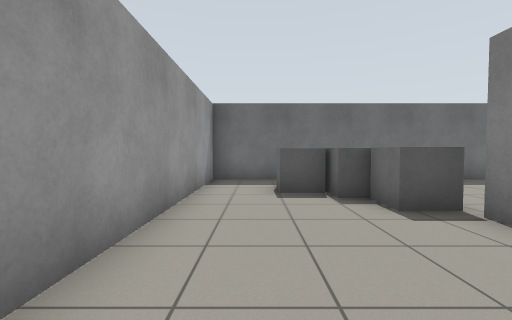
view 1 (above)

21 first-person views from a walk through a robot-simulator world made for Gazebo. The camera is 0.94 m above the floor, tilts 2° down and sees 90° across. The floor is counted in squares, 1 m on a side. Each view is taken from the middle of a square. On the plan, view 1 faces up. The plan holds only what a view shows up to about 10 squares ahead; the rest is blank.

view 2
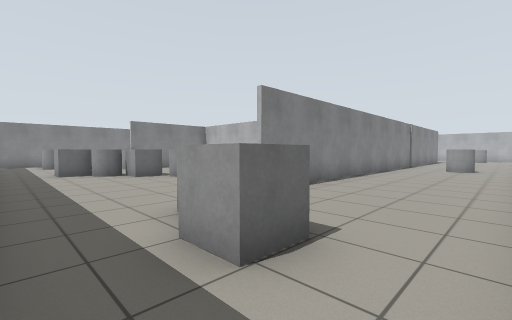

view 3
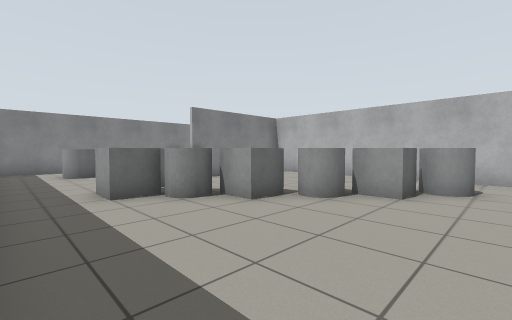

view 4
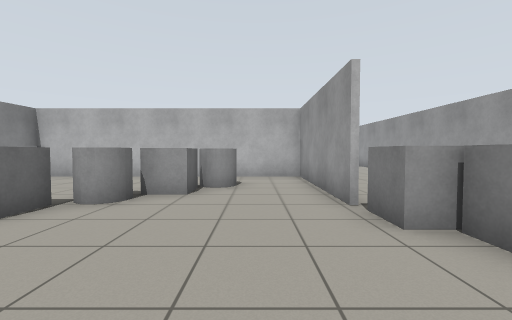

view 5
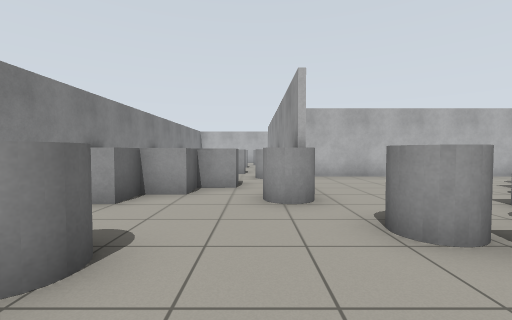

view 6
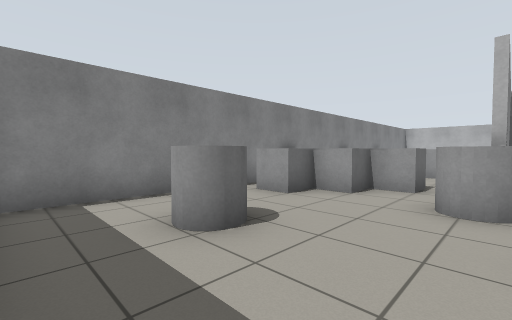

view 7
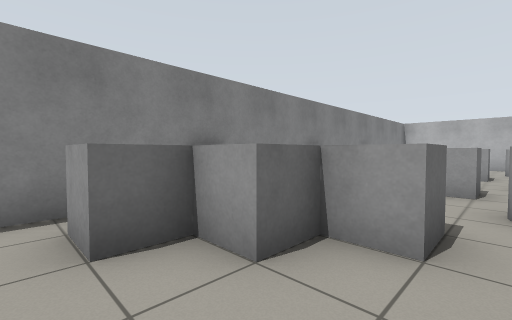

view 8
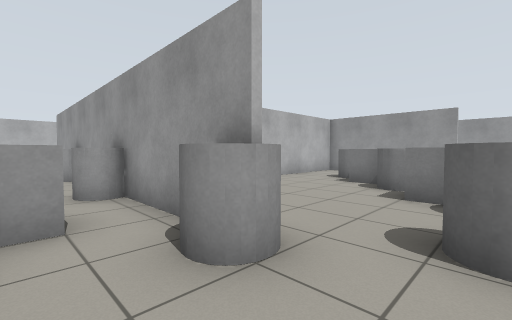

view 9
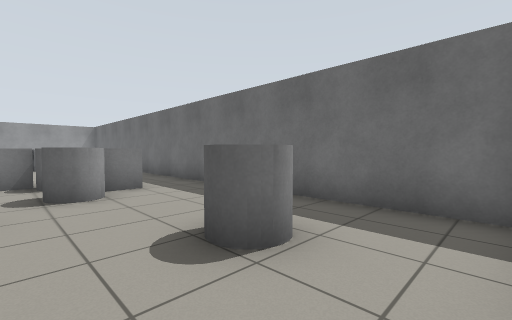

view 10
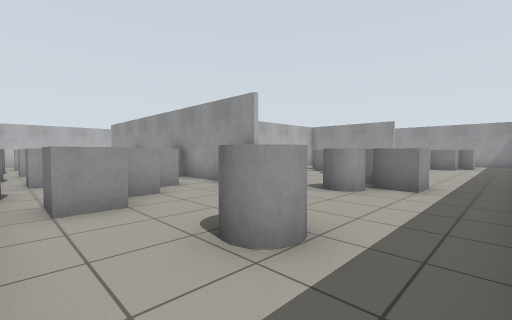

view 11
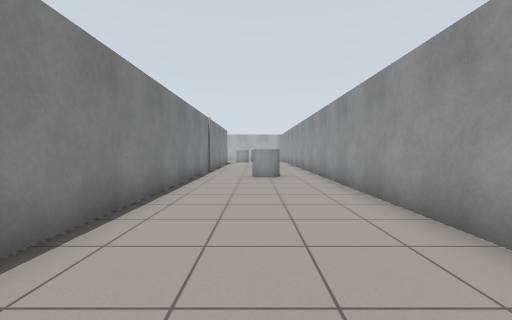

view 12
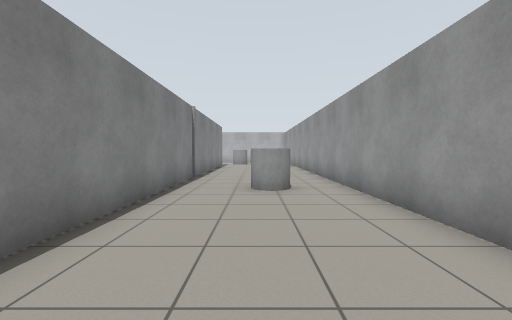

view 13
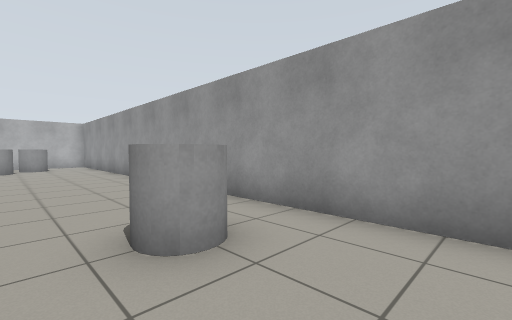

view 14
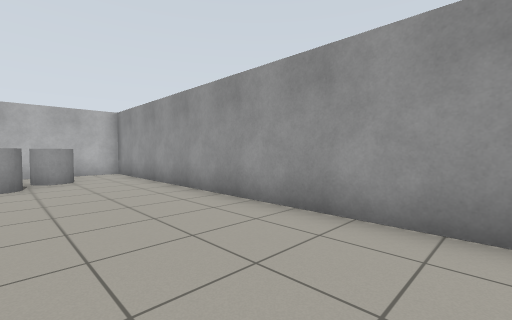

view 15
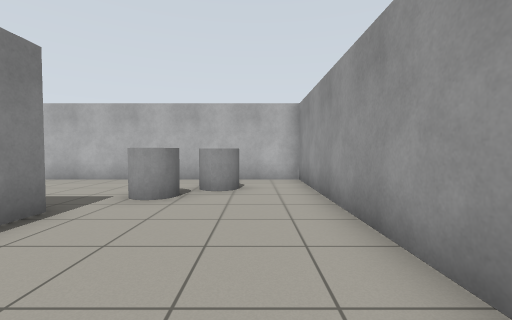

view 16
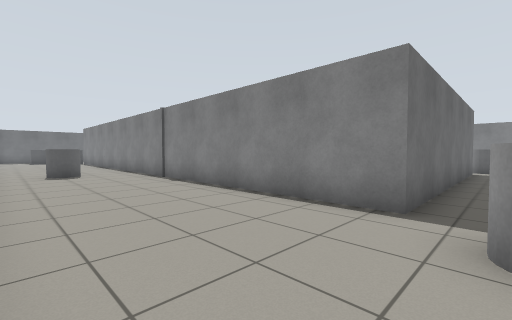

view 17
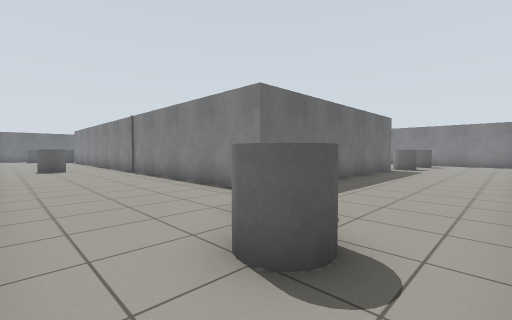

view 18
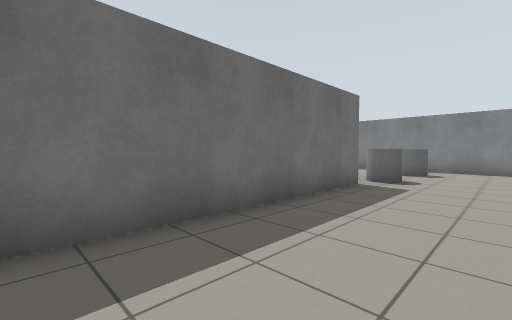

view 19
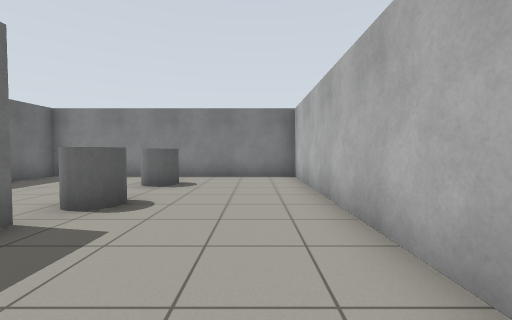

view 20
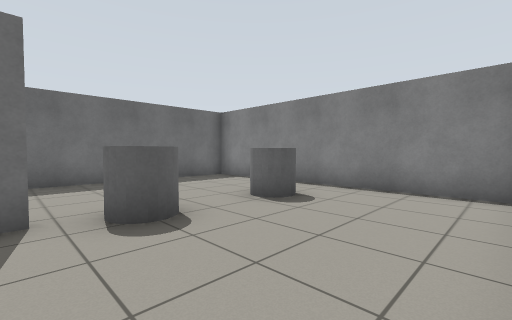

view 21
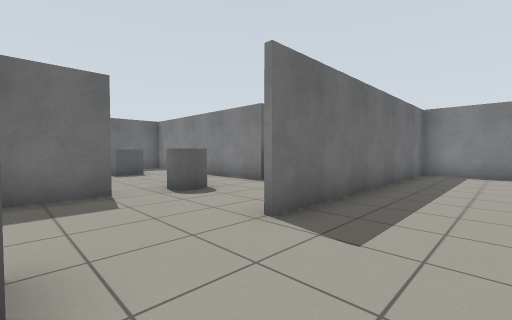

### Floor plan
Points are (right, up) in squares from view 1. A wall is a line through its corners. A room is listed if a view was taken in it or the views show most of it. See-through windows are left out.
Room 1 (views 1, 2, 3, 4, 5, 6, 7, 8, 9, 10, 11, 12, 13, 14, 15, 16, 17, 18, 19, 20, 21)
walls: (8.8, -9.1) (7, -9.1); (13.1, -9.3) (13.1, -6.9); (18.4, -5.8) (18.4, 8.1); (13.2, 2.6) (13.2, -7.4); (3.4, 3.6) (3.4, -1.4) (13.1, -1.4) (13.1, 2.6); (12.2, -16.9) (3.2, -16.9) (3.2, 3.6); (10.4, -21.4) (18.4, -21.4) (18.4, -12.6) (9.7, -12.6); (18.1, 8.4) (-1.4, 8.4) (-1.4, -21.4) (7, -21.4)
ways out: gap at (12, -17)
objects: grey cylinder (0, -7) to (1, -6); grey cylinder (1, -20) to (1, -19); grey box (1, 6) to (2, 6); grey cylinder (2, -19) to (2, -18); grey box (2, 4) to (3, 4); grey box (2, 5) to (3, 5); grey box (6, -13) to (7, -13); grey cylinder (6, 1); grey box (6, 2) to (7, 2); grey cylinder (8, 3); grey box (9, 4) to (9, 5); grey cylinder (10, -9) to (11, -9); grey box (10, -4) to (11, -4); grey cylinder (10, 5); grey box (10, 6) to (11, 6); grey cylinder (12, 5); grey cylinder (13, -17) to (14, -17); grey cylinder (13, -5) to (14, -5); grey cylinder (13, 3) to (14, 3); other object (14, -10) to (14, -9); grey box (14, -3) to (15, -2); grey cylinder (14, -1); grey box (15, -7) to (16, -7); grey box (15, 0) to (15, 1); grey cylinder (16, -18) to (16, -17); grey box (16, 1) to (16, 2); grey cylinder (16, 6); grey box (17, -5) to (17, -4); grey box (17, -1) to (17, 0); grey box (17, 2) to (17, 3); other object (18, -3) to (19, -3); other object (18, 1) to (19, 1)

Where each view was taken, in squares from view 1:
view 1: 0 up, 0 right, facing up
view 2: 8 up, 1 left, facing down-right
view 3: 8 up, 5 right, facing down-right
view 4: 8 up, 5 right, facing down
view 5: 8 up, 14 right, facing down
view 6: 8 up, 13 right, facing down-right
view 7: 4 up, 14 right, facing down-right
view 8: 5 up, 15 right, facing down-left
view 9: 4 up, 18 right, facing up-left
view 10: 8 up, 18 right, facing down-left
view 11: 3 up, 1 right, facing down
view 12: 0 up, 1 right, facing down
view 13: 4 down, 2 right, facing down-left
view 14: 10 down, 2 right, facing down-left
view 15: 13 down, 0 right, facing down
view 16: 18 down, 1 left, facing up-right
view 17: 21 down, 1 left, facing up-right
view 18: 20 down, 5 right, facing up-right
view 19: 20 down, 9 right, facing right
view 20: 21 down, 12 right, facing up-right
view 21: 15 down, 7 right, facing up-right
